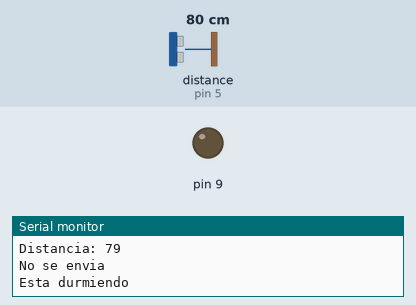
A sketch run on a simulated Arduino Uno, built with avr-gcc and run on an emulated ATmega328P. On the bench: output pins drawn as LEDs (lit = HIGH), the last lines printed to the serial monitor. Wiring (inferred from the names in the program): ultrasonic range finder: trigger pin 6; echo pin 5. The test bench sets the inputs (shaded band); at power-on: distance to the obstacle (sensor on pin 5) 80 cm. The echo pulse lasts 58.3 µs per cm; the modem accepts every AT command (registered, SIM ready, sends succeed) and sends nothing else; pins used as bus, display or sensor lines are not drawn.

Above: at 16.2 s.
16.3 s: distance to the obstacle (sensor on pin 5) set to 23 cm
27.1 s: distance to the obstacle (sensor on pin 5) set to 20 cm
At 39.5 s:
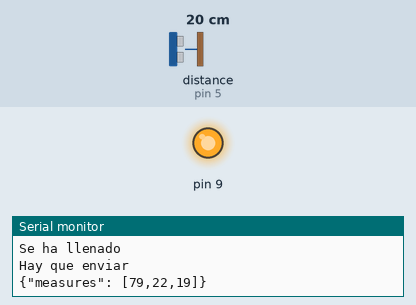
Timing chart, 0 to 41.5 s (numbered marks = the images above; inputs shaded):
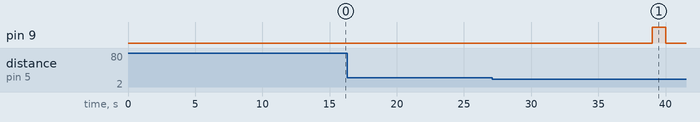

The sketch:

SmartCollect_auxiliar.ino
```cpp
/*
  SmartCollect proyect

 This sketch connects to a some sensors and a GSM shield

 Part of GSM:
 This part connect with the server "smartcollect.duckdns.org" in port "3000"
 sending JSON informastion in order to update data from every trash bin in a specific city.

 Part of sensors:
 This part connect Arduino board with sensors "Ultrasonic sensor, temperature and humidity sensor..."


 created 10 Mar 2017
 Part of GSM by David Lorente Moldes
 Part of sensors by Alfredo Antonio Cereijo Pardiñas
 Part of principal program by Jenifer Campero Couceiro
 */

// libraries
#include "LowPower.h"
#include <ArduinoJson.h>
#include "SIM900.h"

#define CONNECTIONS_ATTEMPS 5
#define ECHO_PIN 5   // pin 5 recibe el eco de la señal enviada para calcular el tiempo entre ambas
#define TRIGGER_PIN 6 // pin 6 para el trigger , tiene que estar activo durante 10us para activar el sensor
#define MAX_DISTANCE 20 //Distancia a partir de la cual se envía

#define sec0 "{\"measures\": ["
#define sec1 ","
#define secend "]}"

int distances[24];
byte hora = 0;
char* out;
byte lleno = 0;
boolean full = false;
boolean sent = false;
int tiempo = 1; //Multiplo por el que se muliplican lo 8 segundos que duerme el arduino. Para una hora debe ser 450


void setup() {
  pinMode(TRIGGER_PIN, OUTPUT);
  pinMode(ECHO_PIN, INPUT);
  Serial.begin (19200);
  Serial.println(F("Desde el setup() llamamos a dormir()"));
  dormir();
  Serial.println(F("Volvemos de dormir"));
 }

void loop() {
  int current_dist;

  current_dist = get_distance();
  Serial.print(F("Distancia: "));
  Serial.println(current_dist);
  delay(1000);

  if(hora > 23){
    //Codigo para comprobar que no se ha llegado a mas de 23 horas
    shift_distance_array();
    hora = 23;
  }

  distances[hora] = current_dist;

  if(full){
    if(lleno < (current_dist - 5)){
      // Se ha vaciado
      Serial.println(F("Se ha vaciado"));
      delay(1000);
      //Se ha vaciado hay que enviar
      full = false;
      sent = true;
    }
  }
  else {
    if(current_dist <= MAX_DISTANCE){
      Serial.println(F("Se ha llenado"));
      delay(1000);
      lleno = current_dist;
      //Esta lleno entonces se envia
      full = true;
      sent = true;
    }
  }

  if(sent){
    //Aqui hay que enviar
    out = malloc(41 * sizeof(char));
    createJSONManual(out, (hora+1), distances);
    Serial.println(F("Hay que enviar"));
    Serial.println(out);
    delay(3000);
    //connect_GPRS();
    send_data();
    resetear();
    sent = false;
  }
  else{
    Serial.println(F("No se envia"));
    hora++;
  }
  dormir();
  delay(1000);
}


int ultrasonidos() {
  //Function that interacts with the ultrasonic sensor
  long duration, distanceCm;
  digitalWrite(TRIGGER_PIN, LOW);  //se define el pulso del trigger para activar el sensor 4us bajo
  delayMicroseconds(4);           //para obtener un disparo limpio y 10 us alto que es lo que define el fabricante
  digitalWrite(TRIGGER_PIN, HIGH);
  delayMicroseconds(10);
  digitalWrite(TRIGGER_PIN, LOW);
  duration = pulseIn(ECHO_PIN, HIGH);   // mide el tiempo entre pulsos en us
  distanceCm = duration / 29.2 / 2; //se pasa el tiempo a distancia en funcion de la Vsonido y /2 porque es ida y vuelta
  return distanceCm;     // se devuelve la distancia
}


void createJSONManual(char* json, int samples, int data[]){
  char number[4] = "";
   strcpy(json, sec0);
  for (int i = 0; i < samples ; i++) {
    sprintf(number,"%i", data[i]);
    strcat(json, number);
    if (i == samples - 1) {
      strcat(json,secend);
    } else {
      strcat(json,sec1);
    }
  }
}


void dormir(){
  //Function that sends the arduino to sleep
  //Wait 16 seg
  Serial.println(F("Esta durmiendo"));
  delay(1000);
  for(int i = 0; i < tiempo; i++){
     LowPower.powerDown(SLEEP_8S, ADC_OFF, BOD_OFF);
  }
}


int get_distance(){
  // Function that calculates the best distance
  int aux_dist,dist1,dist2,dist3;
  dist1 = ultrasonidos();
  delay(1000);
  dist2 = ultrasonidos();
  if(fabs(dist1 - dist2) < 10){
    aux_dist = (dist1 + dist2)/2;
  }else{
    dist3 = ultrasonidos();
    if(fabs(dist3 - dist1) < 10){
      aux_dist = (dist1+ dist3)/2;
    }else{
      aux_dist = (dist3 + dist2)/2;
    }
  }
  return aux_dist;
}


void resetear(){
  //Function that resets variables
  for (int i = 0; i < 24; i++){
    distances[i] = 0;
  }
  hora = 0;
  //imprimir_distancias();
}


void shift_distance_array(){
  //Funcion que se usara cuando llegue una hora mayor de 23
  //Se desplazan las medidas hacia la izquierda
    int aux_cad[25] = {0,0,0,0,0,0,0,0,0,0,0,0,0,0,0,0,0,0,0,0,0,0,0};
    for(int t = 0; t < 24; t++){
      aux_cad[t] = distances[t];
    }
    for(int i = 0; i < 23; i++){
        distances[i] = aux_cad[i+1];
    }
}


void freeRam ()
{
  extern int __heap_start, *__brkval;
  int v;
  Serial.print(F("Memoria: "));
  Serial.println((int) &v - (__brkval == 0 ? (int) &__heap_start : (int) __brkval));
}


void send_data(){

  SIM900 sim900 (7, 8);
  boolean success = false;
  int attemps = 0;

  sim900.init();
  Serial.println(F("[SIM900] started"));

  while(attemps < CONNECTIONS_ATTEMPS && !success){

    if(sim900.connect_network()){
      success = true;
      continue;
    }

    Serial.println(F("[SIM900] Error while connecting to network"));
    sim900.restart();
    attemps++;
    delay(5000);
  }

  if(!success)
    return;

  Serial.println(F("[SIM900] connected to network"));
  sim900.send_json(out);
  Serial.println(F("[SIM900] package sent"));
}
```

SIM900.cpp
```cpp
#include "SIM900.h"

SIM900::SIM900(uint8_t rx_pin, uint8_t tx_pin)
: _serial(rx_pin, tx_pin) {
    _serial.begin(19200);
    pinMode(POWER_PIN, OUTPUT);
}

void SIM900::init() {
    send_power_on();
    while (! check_if_powered());
}

void SIM900::restart() {
    send_power_off();
    delay(2000);
    send_power_on();
    while (! check_if_powered());
}

// NETWORK OPERATION

boolean SIM900::connect_network(){
  while(! check_if_attached());

  send_at(F(ATTACH_GPRS), OK, 1000);
  send_at(F(SET_APN), OK, 3000);
  send_at(F(INIT_GPRS), OK, 3000);
  send_at(F(GET_IP), IP, 3000, true);
  return send_at(F(CHECK_IP_STATUS), CONNECTED, 3000);
}

boolean SIM900::send_json(char* json){
  int total_length = 0;
  int json_length = strlen(json);

  char CIPSEND_COMMAND[20];

  if(json_length >= 100)
    total_length += 1;

  total_length += 119 + json_length;

  sprintf(CIPSEND_COMMAND, "AT+CIPSEND=%d", total_length);

  send_at(F(INIT_TCP_CONN), CONN_OK, 2000, true);
  send_at(CIPSEND_COMMAND, WAITING_TO_POST, 2000, true);

  _serial.print(F(POST_HEADERS));
  _serial.print(json_length);
  _serial.print(F("\r\n\r\n"));
  _serial.println(json);

  send_at(F(CLOSE_TCP_CONN),OK, 2000);

}


boolean SIM900::send_at(const __FlashStringHelper* command, const char* expected_response, unsigned int time_threshold, boolean print_response = false){
    char response[100];
    int x = 0;
    unsigned long initial_timestamp;
    boolean already_received = false;

    memset(response, '\0', 100);

    clear_serial_buffer();
    _serial.println(command);

    initial_timestamp = millis();

    do {
      if (_serial.available() == 0)
            continue;

        response[x] = _serial.read();
        x++;
        if (strstr_P(response, expected_response) != NULL)
          already_received = true;
    }
    while ((millis() - initial_timestamp) < time_threshold);

    if(print_response){
        Serial.println(F("------"));
        Serial.println(response);
        Serial.println(F("------"));
    }

    return already_received;
}

boolean SIM900::send_at(char* command, const char* expected_response, unsigned int time_threshold, boolean print_response = false){
    char response[100];
    int x = 0;
    unsigned long initial_timestamp;
    boolean already_received = false;

    memset(response, '\0', 100);

    clear_serial_buffer();
    _serial.println(command);

    initial_timestamp = millis();

    do {
      if (_serial.available() == 0)
            continue;

        response[x] = _serial.read();
        x++;
        if (strstr_P(response, expected_response) != NULL)
          already_received = true;
    }
    while ((millis() - initial_timestamp) < time_threshold);

    if(print_response){
        Serial.println(F("------"));
        Serial.println(response);
        Serial.println(F("------"));
    }

    return already_received;
}

void SIM900::clear_serial_buffer(){
    while ( _serial.available() > 0) _serial.read();
}

// POWER MANAGMENT

void SIM900::send_power_on() {
    digitalWrite(POWER_PIN, HIGH);
    delay(1000);
    digitalWrite(POWER_PIN, LOW);
    delay(1000);
}

void SIM900::send_power_off() {
    digitalWrite(POWER_PIN, HIGH);
    delay(1000);
    digitalWrite(POWER_PIN, LOW);
    delay(1000);
}

// STATUS CHECKS

boolean SIM900::check_if_powered(){
  return send_at(F(AT), OK, 2000);
}

boolean SIM900::check_if_attached(){
  return send_at(F(CHECK_RADIO_STATUS), ATTACHED, 2000);
}
```

SIM900.h
```cpp
/*
 * SIM900.h - Librería para gestionar una shield con SIM900
 * Creado por Javier Fernández Rodríguez, 31 de Marzo, 2017
 */

#ifndef SIM900_H
#define SIM900_H

#include "Arduino.h"
#include <SoftwareSerial.h>
#include <avr/pgmspace.h>

const int POWER_PIN PROGMEM = 9;

const char OK[] PROGMEM = "OK";
const char ATTACHED[] PROGMEM = "+CREG: 0,5";
const char IP[] PROGMEM = "";
const char CONNECTED[] PROGMEM = "STATE: IP STATUS";
const char CONN_OK[] PROGMEM = "CONNECT OK";

const char WAITING_TO_POST[] PROGMEM = ">";

#define AT "AT"

#define CHECK_RADIO_STATUS "AT+CREG?"

#define ATTACH_GPRS "AT+CGATT=1\r"
#define SET_APN "AT+CSTT=\"freedompop.foggmobile.com\",\"\",\"\""
#define INIT_GPRS "AT+CIICR"
#define GET_IP "AT+CIFSR"
#define CHECK_IP_STATUS "AT+CIPSTATUS"
#define INIT_TCP_CONN "AT+CIPSTART=\"TCP\",\"smartcollect.duckdns.org\",\"80\""
#define POST_HEADERS "POST /container/update/1 HTTP/1.1\r\nHost: smartcollect.duckdns.org\r\nContent-Type:application/json\r\nContent-Length:"
#define CLOSE_TCP_CONN "AT + CIPCLOSE"
class SIM900 {
public:
    SIM900(uint8_t rx_pin, uint8_t tx_pin);
    void init();
    void restart();
    boolean connect_network();
    boolean send_json(char* json);


private:
    SoftwareSerial _serial;
    void send_power_on();
    void send_power_off();
    boolean check_if_powered();
    boolean check_if_attached();
    void clear_serial_buffer();
    boolean send_at(const __FlashStringHelper* command, const char* expected_response, unsigned int time_threshold, boolean print_response = false);
    boolean send_at(char* command, const char* expected_response, unsigned int time_threshold, boolean print_response = false);
};

#endif
```

Measured:
- the behaviour switches between 22 and 21 cm on distance to the obstacle (sensor on pin 5) (found by bisection; images 0 and 1)
- after the input at 27.1 s, pin 9: LOW → HIGH after 11.9 s, → LOW 1.0 s later
